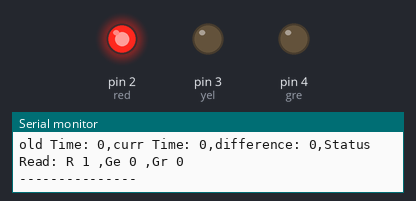
Bench run of a sketch on a simulated Arduino Uno, built with avr-gcc and run on an emulated ATmega328P. Parts: output pins drawn as LEDs (lit = HIGH), the last lines printed to the serial monitor.

Above: at 1.5 s.
At 3.5 s:
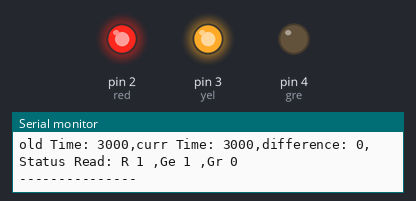
At 5.0 s:
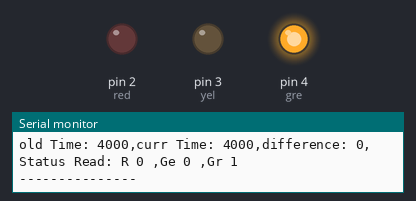
At 6.5 s:
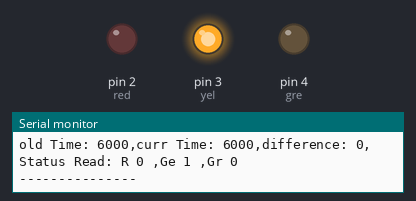
Timing chart, 0 to 9.1 s (numbered marks = the images above):
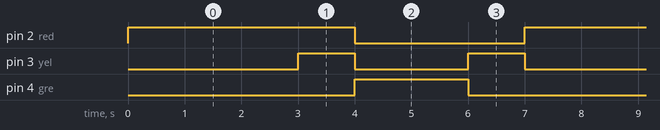

Measured:
- by itself, pin 2 (red): alternates HIGH for 4.0 s and LOW for 3.0 s
- by itself, pin 3 (yel): repeats every 7.0 s: LOW 2.0 s, HIGH 1.0 s, LOW 3.0 s, HIGH 1.0 s
- by itself, pin 4 (gre): alternates HIGH for 2.0 s and LOW for 5.0 s

The sketch:

test.ino
```cpp
// C++ code
//

int phase = 3*1000;
int red = 2;
int yel = 3;
int gre = 4;
int current_time,old_time;
bool test;

void setup()
{
  pinMode(red, OUTPUT);
  pinMode(yel, OUTPUT);
  pinMode(gre, OUTPUT);

  Serial.begin(9600);
  Serial.println("Rotphase");
  digitalWrite(red,HIGH);
  old_time = millis();
  test_volt();
}

void loop()
{
  current_time = millis();
  if (digitalRead(red) && ! digitalRead(yel) && ! digitalRead(gre) && (current_time - old_time) >= phase)//Rotphase
  {
    Serial.println("Gelbphase");
    digitalWrite(red,HIGH);
    digitalWrite(yel,HIGH);
    old_time = current_time;
    test_volt();
  }
  if (digitalRead(red) && digitalRead(yel) && ! digitalRead(gre) && (current_time - old_time) >= 1/3.*phase)//Gelbphase 1
  {
    Serial.println("Grünphase");
    digitalWrite(red,LOW);
    digitalWrite(yel,LOW);
    digitalWrite(gre,HIGH);
    old_time = current_time;
    test_volt();
  }
  if (! digitalRead(red) && ! digitalRead(yel) && digitalRead(gre) && (current_time - old_time) >= 2/3.*phase)//Grünphase
  {
    Serial.println("Gelbphase");
    digitalWrite(gre,LOW);
    digitalWrite(yel,HIGH);
    old_time = current_time;
    test_volt();
  }
  if (! digitalRead(red) && digitalRead(yel) && ! digitalRead(gre) && (current_time - old_time) >= 1/3.*phase)//Gelbphase 2
  {
    Serial.println("Rotphase");
    digitalWrite(yel,LOW);
    digitalWrite(red,HIGH);
    old_time = current_time;
    test_volt();
  }
  if ((current_time - old_time) >= 3000){
    Serial.println("ERROR, Keine Ampelphase gefunden.");
    Serial.print("Time: ");
  	Serial.print(old_time);
  	Serial.print(",Status Read: R");
  	Serial.print(digitalRead(red));
  	Serial.print(" ,Ge");
  	Serial.print(digitalRead(yel));
  	Serial.print(" ,Gr");
  	Serial.print(digitalRead(gre));
  	Serial.print("\n");
  }
}

void test_volt(){
  Serial.println("TEST:");
  Serial.print("old Time: ");
  Serial.print(old_time);
  Serial.print(",curr Time: ");
  Serial.print(current_time);
  Serial.print(",difference: ");
  Serial.print(current_time - old_time);
  Serial.print(",Status Read: R ");
  Serial.print(digitalRead(red));
  Serial.print(" ,Ge ");
  Serial.print(digitalRead(yel));
  Serial.print(" ,Gr ");
  Serial.print(digitalRead(gre));
  Serial.print("\n");
  Serial.println("---------------");
}
```
